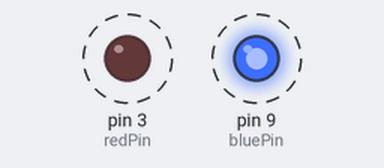
The sketch below on a simulated Arduino Uno, built with avr-gcc and run on an emulated ATmega328P. Parts: output pins drawn as LEDs (lit = HIGH). Dashed ring = blinking.

Above: at 0.5 s.
Timing chart, 0 to 4.6 s (numbered marks = the images above):
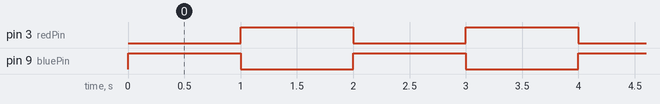

Measured:
- by itself, pin 3 (redPin), pin 9 (bluePin): alternates HIGH for 1.0 s and LOW for 1.0 s

The sketch:

bulb_light.ino
```cpp
// Making red and blue bulb glow simultaneously using Arduino

int redPin = 3;
int bluePin = 9;
void setup() {
  // put your setup code here, to run once:
  pinMode(redPin, OUTPUT);
  pinMode(bluePin, OUTPUT);
}

void loop() {
  // put your main code here, to run repeatedly:
  digitalWrite(bluePin, HIGH);
  digitalWrite(redPin, LOW);
  delay(1000);
  digitalWrite(bluePin, LOW);
  digitalWrite(redPin, HIGH);
  delay(1000);
}
```
